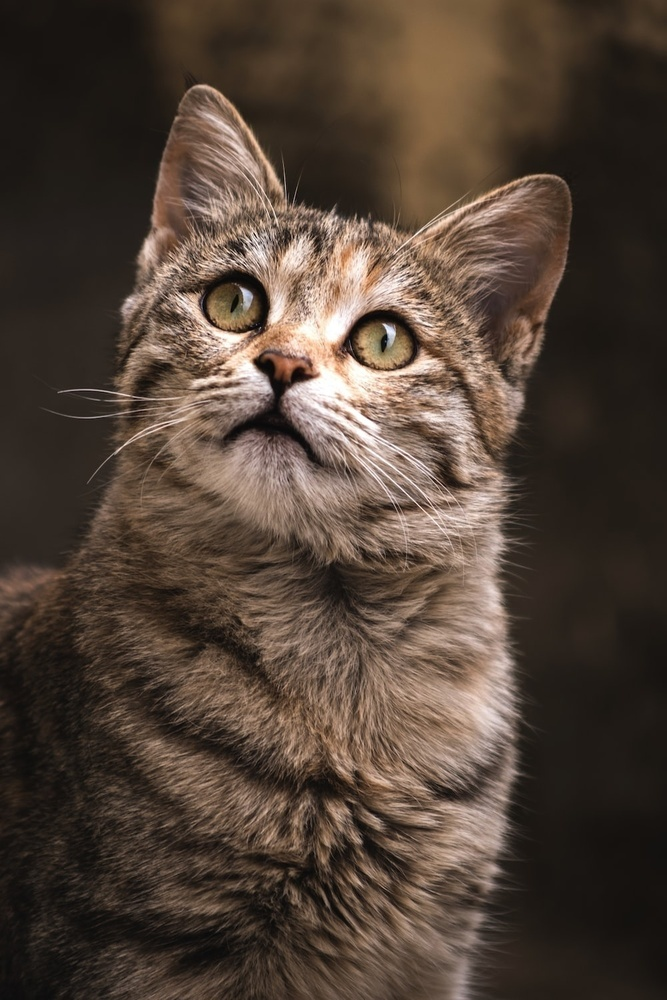
#> input picture classes/multimedia/cat image processing using opencv/photo-1608848461950-0fe51dfc41cbcat.jpeg, 667 x 1000 px, shrunk from 1000 x 1500 before the run, found by its file name
$ python img_rotation.py
#> lines starting #> are read from the running program, lines starting #| are printed output that depends on the picture
import cv2
img = cv2.imread('C:\data science\classes\multimedia\cat image processing using opencv\photo-1608848461950-0fe51dfc41cbcat.jpeg')
#> img is the input picture: shape (1000, 667, 3); mean B, G, R 55.2, 66.3, 81.2
# syntax : cv2.getRotationMatrix2D(center, angle, scale rotated = cv2.warpAfifne(img,M,(w,h))
h,w = img.shape[:2] ## get image height, width
#> h = 1000; w = 667
center = (w/2,h/2) # calculate the center of the image
#> center = (333.5, 500)
angle90 = 90
scale = 1.0
M = cv2.getRotationMatrix2D(center, angle90, scale)
rotated90 = cv2.warpAffine(img, M, (h, w))
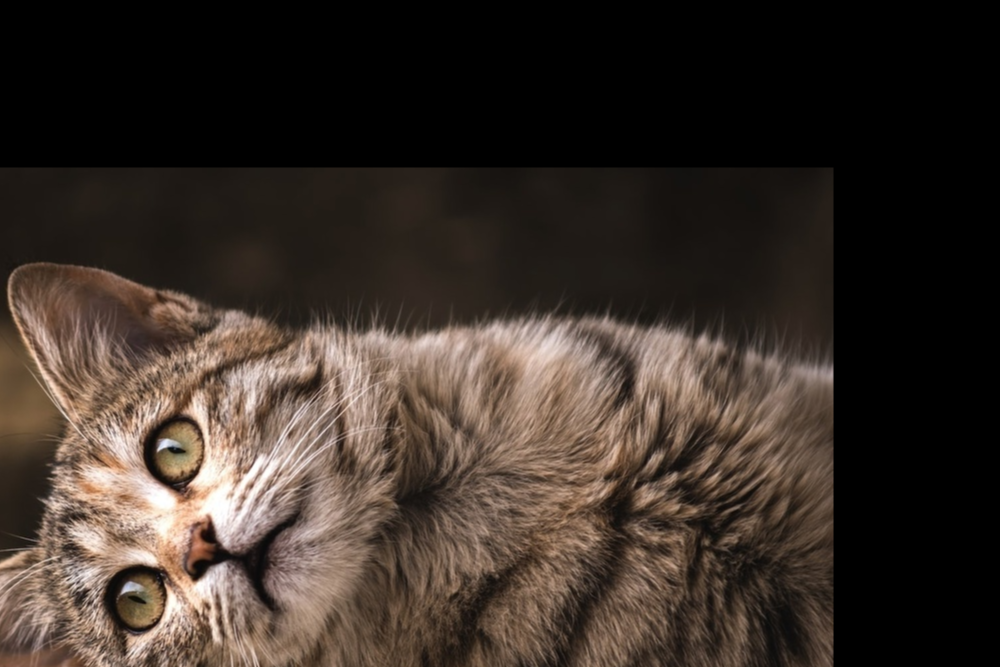
#> rotated90: shape (667, 1000, 3); mean B, G, R 41.3, 48.4, 58.9


cv2.imshow('Image rotated by 90 degrees', rotated90)
cv2.waitKey(0)  # waits until a key is pressed
cv2.destroyAllWindows()  # destroys the window showing image
